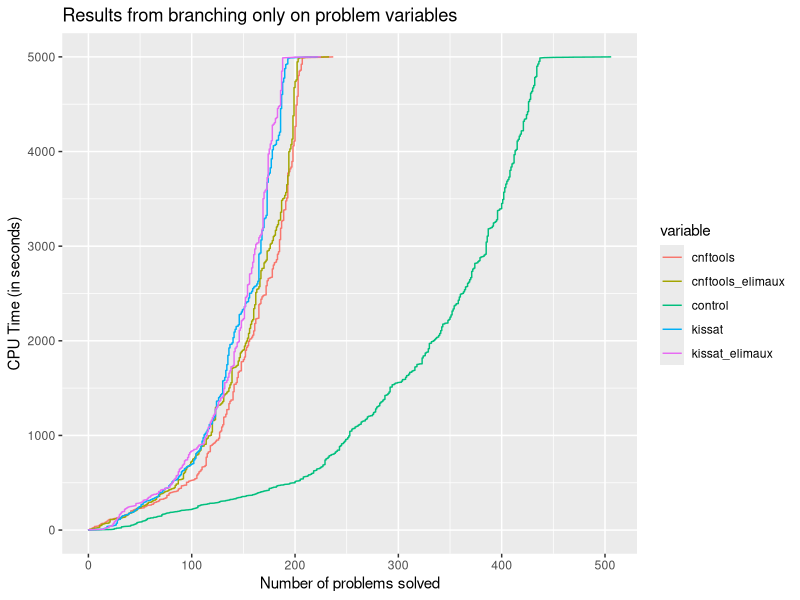

Write the R code that produced this figure.
library(purrr)
library(ggplot2)
library(tidyverse)
library(dplyr)
library(openxlsx)
kissat <- read.csv(file = './results/kissat/info.csv') %>% filter(result != "UNKNOWN")
cnftools <- read.csv(file = './results/cnftools/info.csv') %>% filter(result != "UNKNOWN")
control <- read.csv(file = './results/control/info.csv') %>% filter(result != "UNKNOWN")
kissat_elimaux <- read.csv(file = './results/kissat-elimaux/info.csv') %>% filter(result != "UNKNOWN")
cnftools_elimaux <- read.csv(file = './results/cnftools-elimaux/info.csv') %>% filter(result != "UNKNOWN")
auxlist <- read.csv(file = './results/auxlist.csv')
auxlist$ALL <- auxlist$EQV + auxlist$ITE + auxlist$DEF + auxlist$AND + auxlist$XOR
x_axis <- seq(0, 5000, 1)

DATA_SETS <- list(kissat, cnftools, kissat_elimaux, cnftools_elimaux, control)
COL_NAMES <- c("kissat", "cnftools", "kissat_elimaux", "cnftools_elimaux", "control")
MARGIN_OF_ERROR_PERCENT = 5
FILENAME = "./results/results.xlsx"

num_completed <- function(time, dflist) {
    result = c(time)
    for(i in 1:length(dflist)){
        curr_df <- dflist[[i]]
        less <- curr_df[curr_df['cpu.time'] < time,]
        result <- append(result, c(nrow(less)))
    }
    return(result)
}


all <- as.data.frame(do.call(rbind, map(
        x_axis, 
        ~ num_completed(
            .x, 
            DATA_SETS
        )
)))
colnames(all) <- c("time", "kissat", "cnftools", "kissat_elimaux", "cnftools_elimaux", "control")

all <- all %>%
  select(time, kissat, cnftools, kissat_elimaux, cnftools_elimaux, control) %>%
  gather(key = "variable", value = "value", -time)

ggplot(all, aes(x = value, y = time)) + 
  geom_line(aes(color = variable)) +
  ggtitle("Results from branching only on problem variables") +
  ylab("CPU Time (in seconds)") +
  xlab("Number of problems solved") 

join_on_attr <- function(dflist, attr, col_names){
    initial <- dflist[[1]] %>% select("benchmark", attr)
    for(i in 2:length(dflist)){
      temp <- dflist[[i]] %>% select("benchmark", attr)
      initial <- left_join(initial, temp, by="benchmark")
    }
    colnames(initial) <- col_names
    return(initial)
}
by_mem_usage <- join_on_attr(DATA_SETS, "memory.usage", c("benchmark", COL_NAMES))
by_cpu_usage <- join_on_attr(DATA_SETS, "cpu.time", c("benchmark", COL_NAMES))
by_mem_usage$best_solver <- colnames(by_mem_usage)[apply(by_mem_usage[, 2:ncol(by_mem_usage)],1,which.min) + 1]
by_cpu_usage$best_solver <- colnames(by_cpu_usage)[apply(by_cpu_usage[, 2:ncol(by_cpu_usage)],1,which.min) + 1]

by_mem_usage$min <- apply(by_mem_usage[, 3:ncol(by_mem_usage)-1], 1, min)
by_cpu_usage$min <- apply(by_cpu_usage[, 3:ncol(by_cpu_usage)-1], 1, min)
by_mem_usage$max <- apply(by_mem_usage[, 4:ncol(by_mem_usage)-2], 1, max)
by_cpu_usage$max <- apply(by_cpu_usage[, 4:ncol(by_cpu_usage)-2], 1, max)


by_cpu_usage$range <- by_cpu_usage$max - by_cpu_usage$min
by_mem_usage$range <- by_mem_usage$max - by_mem_usage$min

by_mem_usage <- inner_join(by_mem_usage, auxlist, by="benchmark")
by_cpu_usage <- inner_join(by_cpu_usage, auxlist, by="benchmark")

better_aux_mem <- subset(by_mem_usage, max == control & range >= (MARGIN_OF_ERROR_PERCENT/100)*control)
better_aux_mem$percent_diff_from_control <- better_aux_mem$range / better_aux_mem$control * 100

better_aux_cpu <- subset(by_cpu_usage, max == control & range >= (MARGIN_OF_ERROR_PERCENT/100)*control)
better_aux_cpu$percent_diff_from_control <- better_aux_cpu$range / better_aux_cpu$control * 100

worse_aux_mem <- subset(by_mem_usage, min == control & range >= (MARGIN_OF_ERROR_PERCENT/100)*control)
worse_aux_cpu <- subset(by_cpu_usage, min == control & range >= (MARGIN_OF_ERROR_PERCENT/100)*control)

wb <- createWorkbook()
addWorksheet(wb, "All CPU Time")
writeDataTable(wb, 1, by_cpu_usage)

addWorksheet(wb, "All Memory Usage")
writeDataTable(wb, 2, by_mem_usage)

addWorksheet(wb, "Better CPU Time")
writeDataTable(wb, 3, better_aux_cpu)

addWorksheet(wb, "Better Memory Usage")
writeDataTable(wb, 4, better_aux_mem)

addWorksheet(wb, "Worse CPU Time")
writeDataTable(wb, 5, worse_aux_cpu)

addWorksheet(wb, "Worse Memory Usage")
writeDataTable(wb, 6, worse_aux_mem)

saveWorkbook(wb, FILENAME, overwrite = TRUE)

#write.xlsx(by_cpu_usage,FILENAME, sheetName="All CPU Time", row.names = FALSE)
#write.xlsx(by_mem_usage,FILENAME, sheetName="All Memory Usage", row.names = FALSE, append = TRUE)
#write.xlsx(better_aux_mem, FILENAME, row.names = FALSE, append = TRUE, sheetName="Better Memory Usage")
#write.xlsx(better_aux_cpu, FILENAME, row.names = FALSE, append = TRUE, sheetName="Better CPU Time")
#write.xlsx(worse_aux_mem, FILENAME, row.names = FALSE, append = TRUE, sheetName="Worse Memory Usage")
#write.xlsx(worse_aux_cpu, FILENAME, row.names = FALSE, append = TRUE, sheetName="Worse CPU Time")
